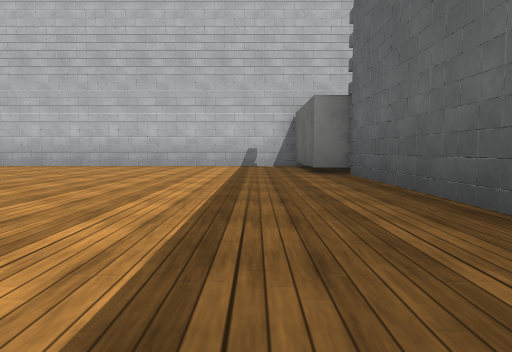
[1] (above)

12 first-person views from a walk through a Unity game level. The camera is 0.32 m above the floor, tilts 4° down and sees 70° across. The floor is counted in squares, 1 m on a side. Each view is taken from the middle of a square. On the plan, view 1 faces up. The plan holds only what a view shows up to about 9 squares ahead; the rest is blank. The place goes on beyond the plan. The player character is not drawn. Some surface patterns are stand-ins.

[2]
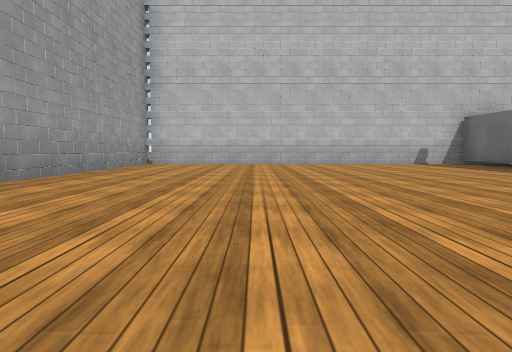

[3]
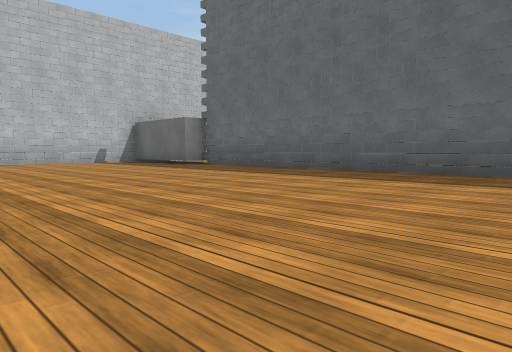

[4]
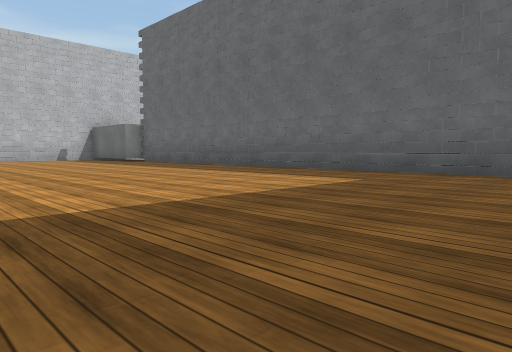

[5]
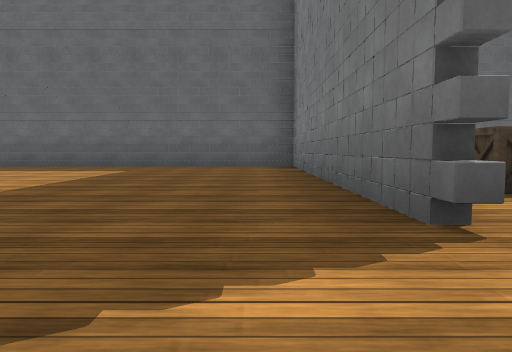

[6]
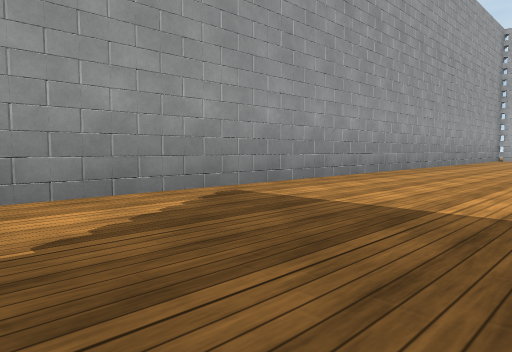

[7]
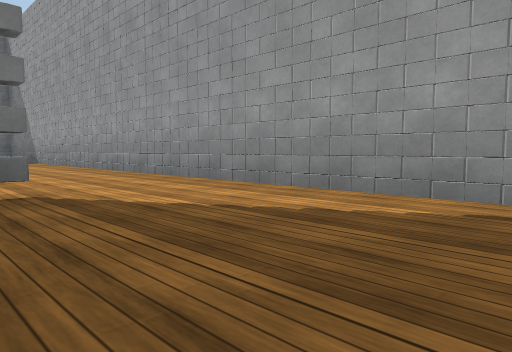

[8]
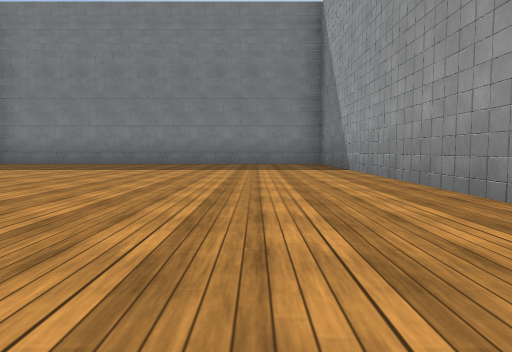

[9]
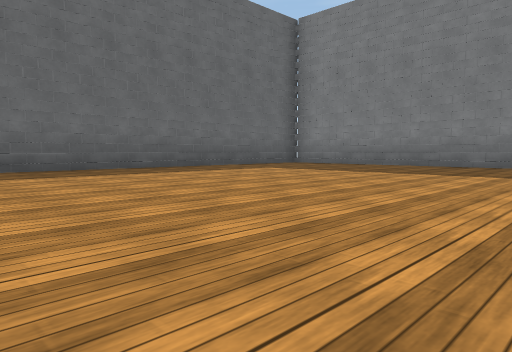

[10]
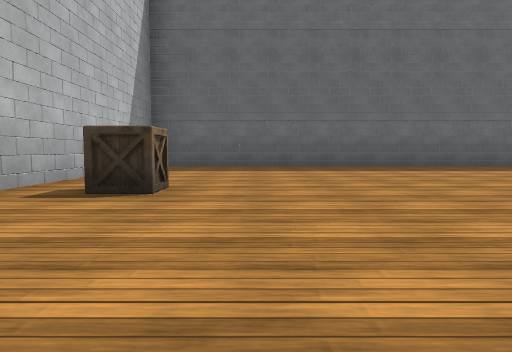

[11]
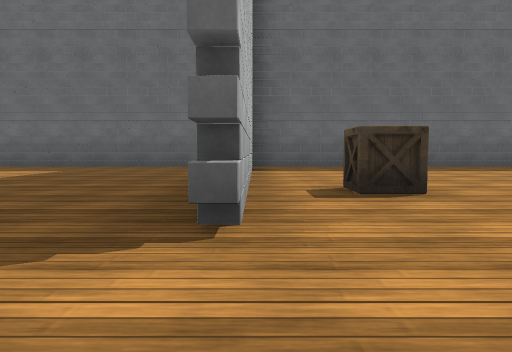

[12]
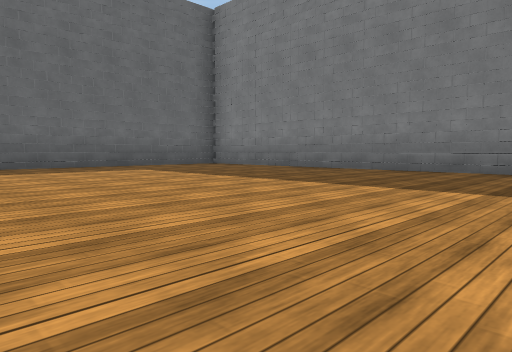

### Floor plan
Points are (right, up) in squares from view 1. A wall is a line through its corners. A room is listed if a view was taken in it or the views show most of it. See-through windows are left out.
Room 1 (views 1, 2, 3, 4, 5, 6, 7, 11)
walls: (1.4, 0.8) (1.2, 1.3); (1.4, 1.7) (1.2, 2.1); (-6.4, 3.1) (-6.6, 2.7); (-6.5, -1.7) (-6.7, -2.1); (1.4, -4.2) (1.2, -3.7); (-1.8, 7.4) (-2.2, 7.7); (-3.2, -5.7) (-3, -5.6); (0.4, 7.4) (0, 7.7); (-3.4, 7.7) (-3.8, 7.5); (-0.6, 7.7) (-1.1, 7.5); (-6.6, -4.1) (-6.4, -4.6); (-4.8, -5.7) (1.3, -5.7) (1.3, 4.5); (1.6, 7.6) (-6.5, 7.6) (-6.5, -6.5); (-6.6, -5.5) (-6.4, -5.9); (-6.7, -6.1) (-6.4, -6.5)
ways out: opening at (-5.5, -6) to room 2
objects: block (1, 5) to (1, 7)
Room 2 (views 8, 9, 10, 12)
walls: (-6.6, -11.4) (-6.4, -11.9); (-6.7, -9) (-6.5, -9.4); (1.2, -10.4) (1.5, -9.8) (1.2, -9.2); (1.2, -12.2) (1.4, -11.7) (1.2, -11.2) (1.4, -10.8); (-2, -15.8) (-1.6, -15.6); (-2.7, -15.9) (-2.2, -15.7); (-4.2, -15.8) (-3.8, -15.6); (-3.7, -15.9) (-3.2, -15.6); (-2.6, -6) (-3.2, -5.7); (-4.9, -15.9) (-4.4, -15.7); (-0.9, -15.9) (-0.4, -15.7); (-6.5, -6.5) (-6.5, -15.7) (1.3, -15.7) (1.3, -5.9); (1.4, -7.3) (1.2, -6.9); (0.2, -5.9) (-4.6, -5.9)
ways out: opening at (-5.5, -6) to room 1
objects: box (-3, -7)

Where each view was taken, in squares from view 1:
view 1: 0 up, 0 right, facing up
view 2: 1 down, 4 left, facing up
view 3: 2 down, 4 left, facing up-right
view 4: 5 down, 4 left, facing up-right
view 5: 5 down, 6 left, facing right
view 6: 5 down, 4 left, facing up-left
view 7: 3 down, 4 left, facing down-left
view 8: 7 down, 5 left, facing down
view 9: 8 down, 5 left, facing down-right
view 10: 8 down, 6 left, facing right
view 11: 6 down, 6 left, facing right
view 12: 10 down, 6 left, facing down-right
